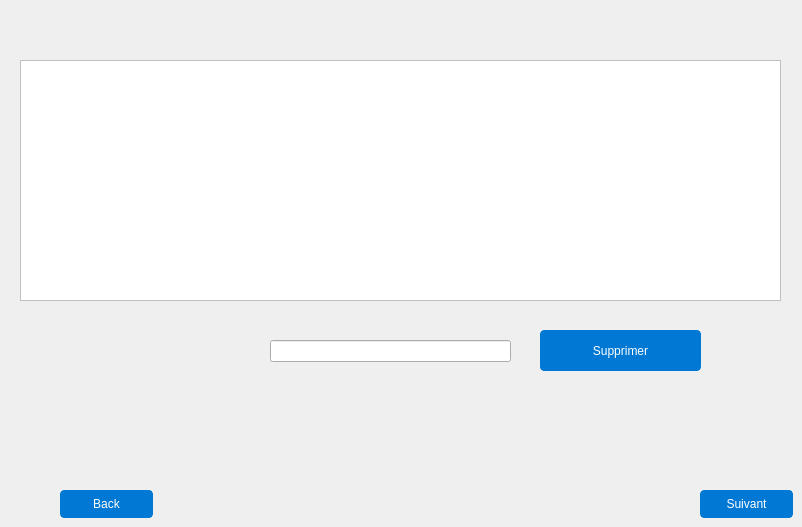
             <widget class="QWidget" name="page_10">
              <widget class="QTableView" name="table_employe">
               <property name="geometry">
                <rect>
                 <x>20</x>
                 <y>60</y>
                 <width>761</width>
                 <height>241</height>
                </rect>
               </property>
               <property name="styleSheet">
                <string notr="true">QTableView {

background-color: #FFFFFF; /* Background color similar to Windows */

border: 1px solid #C0C0C0; /* Border color */

selection-background-color: #0078D4; /* Selection background color similar to Windows */

selection-color: #FFFFFF; /* Selection text color similar to Windows */

}



QHeaderView::section {

background-color: #0078D4; /* Header section background color similar to Windows */

color: #FFFFFF; /* Header section text color similar to Windows */

padding: 5px; /* Padding around header sections */

}</string>
               </property>
              </widget>
              <widget class="QPushButton" name="suprimer">
               <property name="geometry">
                <rect>
                 <x>540</x>
                 <y>330</y>
                 <width>161</width>
                 <height>41</height>
                </rect>
               </property>
               <property name="styleSheet">
                <string notr="true">QPushButton {

background-color: #0078D4; /* Button background color similar to Windows */

color: #FFFFFF; /* Button text color */

border: 1px solid #0078D4; /* Button border color */

border-radius: 4px; /* Button border radius */

padding: 6px 12px; /* Button padding */

}



QPushButton:hover {

background-color: #00559B; /* Hovered button background color */

border: 1px solid #00559B; /* Hovered button border color */

}



QPushButton:pressed {

background-color: #003C75; /* Pressed button background color */

border: 1px solid #003C75; /* Pressed button border color */

}



QPushButton:focus {

border: 1px solid #0078D4; /* Focused button border color */

outline: none; /* Remove the focus outline */

}</string>
               </property>
               <property name="text">
                <string>Supprimer</string>
               </property>
              </widget>
              <widget class="QPushButton" name="back_3">
               <property name="geometry">
                <rect>
                 <x>60</x>
                 <y>490</y>
                 <width>93</width>
                 <height>28</height>
                </rect>
               </property>
               <property name="styleSheet">
                <string notr="true">QPushButton {

background-color: #0078D4; /* Button background color similar to Windows */

color: #FFFFFF; /* Button text color */

border: 1px solid #0078D4; /* Button border color */

border-radius: 4px; /* Button border radius */

padding: 6px 12px; /* Button padding */

}



QPushButton:hover {

background-color: #00559B; /* Hovered button background color */

border: 1px solid #00559B; /* Hovered button border color */

}



QPushButton:pressed {

background-color: #003C75; /* Pressed button background color */

border: 1px solid #003C75; /* Pressed button border color */

}



QPushButton:focus {

border: 1px solid #0078D4; /* Focused button border color */

outline: none; /* Remove the focus outline */

}</string>
               </property>
               <property name="text">
                <string>Back</string>
               </property>
              </widget>
              <widget class="QLineEdit" name="employe_supp">
               <property name="geometry">
                <rect>
                 <x>270</x>
                 <y>340</y>
                 <width>241</width>
                 <height>22</height>
                </rect>
               </property>
              </widget>
              <widget class="QPushButton" name="suivant_4">
               <property name="geometry">
                <rect>
                 <x>700</x>
                 <y>490</y>
                 <width>93</width>
                 <height>28</height>
                </rect>
               </property>
               <property name="styleSheet">
                <string notr="true">QPushButton {

background-color: #0078D4; /* Button background color similar to Windows */

color: #FFFFFF; /* Button text color */

border: 1px solid #0078D4; /* Button border color */

border-radius: 4px; /* Button border radius */

padding: 6px 12px; /* Button padding */

}



QPushButton:hover {

background-color: #00559B; /* Hovered button background color */

border: 1px solid #00559B; /* Hovered button border color */

}



QPushButton:pressed {

background-color: #003C75; /* Pressed button background color */

border: 1px solid #003C75; /* Pressed button border color */

}



QPushButton:focus {

border: 1px solid #0078D4; /* Focused button border color */

outline: none; /* Remove the focus outline */

}</string>
               </property>
               <property name="text">
                <string>Suivant</string>
               </property>
              </widget>
             </widget>
